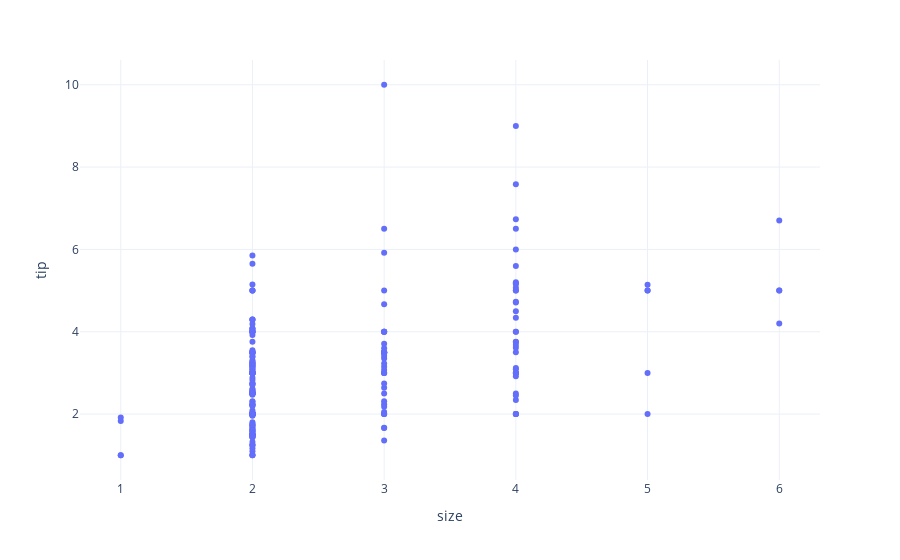

Here is the notebook cell this chart was saved with:
### Code cell
px.scatter(data,x='size',y='tip',template='plotly_white')

### Figure 1 — Plotly figure (JSON) as saved in the notebook; plotly's stock layout.template omitted (floating-point values rounded to 4 significant figures; data arrays with more than 128 entries replaced by an {"elided": "..."} marker saying what was removed)
{"data": [{"hovertemplate": "size=%{x}<br>tip=%{y}<extra></extra>", "legendgroup": "", "marker": {"color": "#636efa", "symbol": "circle"}, "mode": "markers", "name": "", "orientation": "v", "showlegend": false, "type": "scatter", "x": {"elided": "244 int values"}, "xaxis": "x", "y": {"elided": "244 float values"}, "yaxis": "y"}], "layout": {"legend": {"tracegroupgap": 0}, "margin": {"t": 60}, "xaxis": {"anchor": "y", "domain": [0, 1], "title": {"text": "size"}}, "yaxis": {"anchor": "x", "domain": [0, 1], "title": {"text": "tip"}}}}
